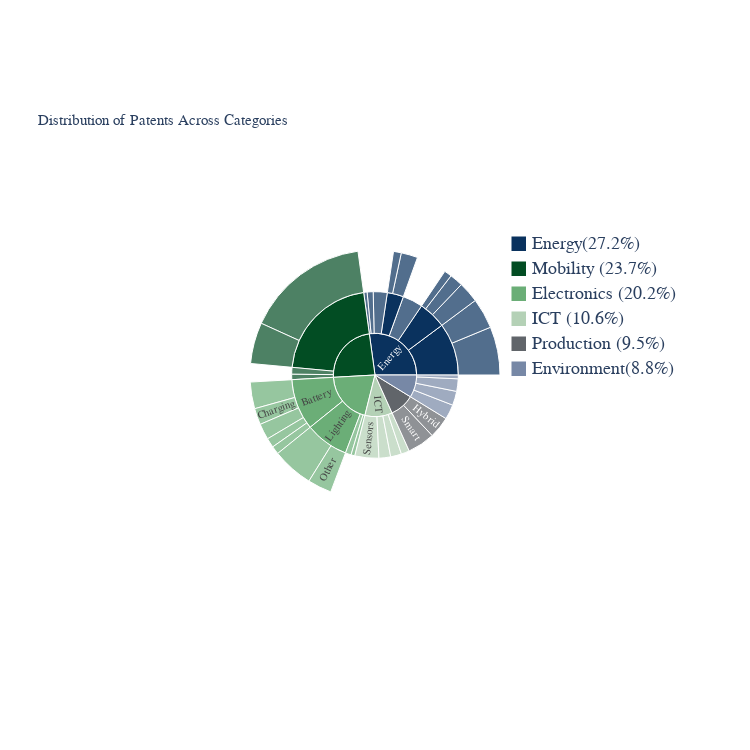

The notebook cell saved with this chart:
### Code cell
import pandas as pd
import plotly.express as px
import plotly.io as pio

# Color map including sectors, technologies, and topics
color_map = {
    
    'Energy': '#0a325e',  
    
    'Environment': '#7788a6', 
     
    'Production': '#61656a', 
    'ICT': '#b4d1b6',  
    'Electronics': '#6bae77', 
    'Mobility': '#024d23' 

}

color_map2 = {
    
    'Energy(27.2%)': '#0a325e',  
    'Mobility (23.7%)': '#024d23',
    'Electronics (20.2%)': '#6bae77', 
    'ICT (10.6%)': '#b4d1b6', 
    'Production (9.5%)': '#61656a', 
    'Environment(8.8%)': '#7788a6', 

}



# Create the sunburst chart
fig = px.sunburst(df, path=['sectors', 'technologies', 'topics'], values='patents',
                  color='sectors', hover_data=['patents'],
                  color_discrete_map=color_map,
                  #color_discrete_sequence=px.colors.qualitative.Prism,
                  title='Distribution of Patents Across Categories')

# Manually add legend elements
legend_x = 1.05  # x position for the start of the legend
legend_y = 1    # y position for the start of the legend
for i, (sector, color) in enumerate(color_map2.items()):
    fig.add_shape(type="rect",
                  x0=legend_x, y0=legend_y - i * 0.1, x1=legend_x + 0.05, y1=legend_y - i * 0.1 + 0.05,
                  line=dict(color=color),
                  fillcolor=color)
    fig.add_annotation(x=legend_x + 0.07, y=legend_y - i * 0.1 + 0.025,
                       text=sector,
                       showarrow=False,
                       xanchor='left',
                       yanchor='middle')

fig.update_layout(margin=dict(t=250, l=250, r=250, b=250), font= dict(
        family="Roboto Mono, monospace",  # Font family
        size=18
        ), 
        title_font_size= 15,
        uniformtext=dict(minsize=10, mode='hide'),
        hovermode = 'closest',
        width=750,height=750,
        showlegend=True)
fig.update_layout(
    legend_title_text='Sectors',
    legend=dict(
        title_font=dict(size=16, color='blue'),
        font=dict(size=12, color='black'),
        bgcolor='LightSteelBlue',
        bordercolor='Black',
        borderwidth=2
    )
)
fig.update_traces(insidetextorientation='radial') 
#fig.update_traces(sort=False, selector=dict(type='sunburst')) 
fig.show()
# Save the figure
pio.write_image(fig, 'sunburst_chart_legend_small.png', scale=5)  # Adjust scale for higher resolution

### Figure 1 — Plotly figure (JSON) as saved in the notebook; plotly's stock layout.template omitted (floating-point values rounded to 4 significant figures)
{"data": [{"branchvalues": "total", "customdata": [[1080, "Energy"], [168, "Energy"], [923, "Electronics"], [182, "Electronics"], [358, "Electronics"], [211, "Electronics"], [596, "Electronics"], [537, "Electronics"], [175, "Energy"], [677, "Energy"], [469, "Energy"], [546, "Energy"], [420, "Environment"], [1713, "Electronics"], [3695, "Mobility"], [229, "Mobility"], [472, "Environment"], [467, "Energy"], [725, "Production"], [127, "Environment"], [128, "Electronics"], [366, "ICT"], [114, "Energy"], [1460, "Electronics"], [1760, "Energy"], [194, "Electronics"], [181, "Mobility"], [805, "ICT"], [680, "Energy"], [298, "Energy"], [921, "Mobility"], [366, "Electronics"], [2774, "Mobility"], [371, "Energy"], [919, "Production"], [203, "Energy"], [277, "ICT"], [497, "Environment"], [933, "Energy"], [392, "ICT"], [3495, "Electronics"], [4702, "Energy"], [1516, "Environment"], [1840, "ICT"], [4105, "Mobility"], [1644, "Production"]], "domain": {"x": [0, 1], "y": [0, 1]}, "hovertemplate": "labels=%{label}<br>patents=%{customdata[0]}<br>parent=%{parent}<br>id=%{id}<br>sectors=%{customdata[1]}<extra></extra>", "ids": ["Energy/Power<br>conversion/Power<br>conversion", "Energy/Wind energy/Farm control", "Electronics/Lighting/LED lighting", "Electronics/Battery/Lithium", "Electronics/Battery/Management", "Electronics/Battery/Modular", "Electronics/Battery/Monitoring", "Electronics/Lighting/Other", "Energy/Fuel cells/Power supply", "Energy/Heat pumps", "Energy/Gas turbines", "Energy/Fuel cells", "Environment/CCS", "Electronics/Battery", "Mobility/Automotive", "Mobility/Aircrafts", "Environment/Air<br>filtering", "Energy/Wind energy/Turbine<br>monitoring", "Production/Hybrid", "Environment/Hyroponics", "Electronics/Microwave &<br>cooking", "ICT/Mobile<br>devices", "Energy/Nuclear<br>reactors", "Electronics/Lighting", "Energy/Power<br>conversion", "Electronics/Robotics", "Mobility/Ships &<br>propulsion", "ICT/Sensors", "Energy/Power<br>conversion/EV charging", "Energy/Wind energy/Drivetrains", "Mobility/Automotive/Combustion<br>engine", "Electronics/Battery/Charging", "Mobility/Automotive/Transmission", "Energy/Fuel cells/System<br>design", "Production/Smart", "Energy/Solar energy", "ICT/Touchscreens", "Environment/Waste<br>treatment", "Energy/Wind energy", "ICT/Wireless c.", "Electronics", "Energy", "Environment", "ICT", "Mobility", "Production"], "insidetextorientation": "radial", "labels": ["Power<br>conversion", "Farm control", "LED lighting", "Lithium", "Management", "Modular", "Monitoring", "Other", "Power supply", "Heat pumps", "Gas turbines", "Fuel cells", "CCS", "Battery", "Automotive", "Aircrafts", "Air<br>filtering", "Turbine<br>monitoring", "Hybrid", "Hyroponics", "Microwave &<br>cooking", "Mobile<br>devices", "Nuclear<br>reactors", "Lighting", "Power<br>conversion", "Robotics", "Ships &<br>propulsion", "Sensors", "EV charging", "Drivetrains", "Combustion<br>engine", "Charging", "Transmission", "System<br>design", "Smart", "Solar energy", "Touchscreens", "Waste<br>treatment", "Wind energy", "Wireless c.", "Electronics", "Energy", "Environment", "ICT", "Mobility", "Production"], "marker": {"colors": ["#0a325e", "#0a325e", "#6bae77", "#6bae77", "#6bae77", "#6bae77", "#6bae77", "#6bae77", "#0a325e", "#0a325e", "#0a325e", "#0a325e", "#7788a6", "#6bae77", "#024d23", "#024d23", "#7788a6", "#0a325e", "#61656a", "#7788a6", "#6bae77", "#b4d1b6", "#0a325e", "#6bae77", "#0a325e", "#6bae77", "#024d23", "#b4d1b6", "#0a325e", "#0a325e", "#024d23", "#6bae77", "#024d23", "#0a325e", "#61656a", "#0a325e", "#b4d1b6", "#7788a6", "#0a325e", "#b4d1b6", "#6bae77", "#0a325e", "#7788a6", "#b4d1b6", "#024d23", "#61656a"]}, "name": "", "parents": ["Energy/Power<br>conversion", "Energy/Wind energy", "Electronics/Lighting", "Electronics/Battery", "Electronics/Battery", "Electronics/Battery", "Electronics/Battery", "Electronics/Lighting", "Energy/Fuel cells", "Energy", "Energy", "Energy", "Environment", "Electronics", "Mobility", "Mobility", "Environment", "Energy/Wind energy", "Production", "Environment", "Electronics", "ICT", "Energy", "Electronics", "Energy", "Electronics", "Mobility", "ICT", "Energy/Power<br>conversion", "Energy/Wind energy", "Mobility/Automotive", "Electronics/Battery", "Mobility/Automotive", "Energy/Fuel cells", "Production", "Energy", "ICT", "Environment", "Energy", "ICT", "", "", "", "", "", ""], "type": "sunburst", "values": [1080, 168, 923, 182, 358, 211, 596, 537, 175, 677, 469, 546, 420, 1713, 3695, 229, 472, 467, 725, 127, 128, 366, 114, 1460, 1760, 194, 181, 805, 680, 298, 921, 366, 2774, 371, 919, 203, 277, 497, 933, 392, 3495, 4702, 1516, 1840, 4105, 1644]}], "layout": {"annotations": [{"showarrow": false, "text": "Energy(27.2%)", "x": 1.12, "xanchor": "left", "y": 1.025, "yanchor": "middle"}, {"showarrow": false, "text": "Mobility (23.7%)", "x": 1.12, "xanchor": "left", "y": 0.925, "yanchor": "middle"}, {"showarrow": false, "text": "Electronics (20.2%)", "x": 1.12, "xanchor": "left", "y": 0.825, "yanchor": "middle"}, {"showarrow": false, "text": "ICT (10.6%)", "x": 1.12, "xanchor": "left", "y": 0.725, "yanchor": "middle"}, {"showarrow": false, "text": "Production (9.5%)", "x": 1.12, "xanchor": "left", "y": 0.625, "yanchor": "middle"}, {"showarrow": false, "text": "Environment(8.8%)", "x": 1.12, "xanchor": "left", "y": 0.525, "yanchor": "middle"}], "font": {"family": "Roboto Mono, monospace", "size": 18}, "height": 750, "hovermode": "closest", "legend": {"bgcolor": "LightSteelBlue", "bordercolor": "Black", "borderwidth": 2, "font": {"color": "black", "size": 12}, "title": {"font": {"color": "blue", "size": 16}, "text": "Sectors"}, "tracegroupgap": 0}, "margin": {"b": 250, "l": 250, "r": 250, "t": 250}, "shapes": [{"fillcolor": "#0a325e", "line": {"color": "#0a325e"}, "type": "rect", "x0": 1.05, "x1": 1.1, "y0": 1, "y1": 1.05}, {"fillcolor": "#024d23", "line": {"color": "#024d23"}, "type": "rect", "x0": 1.05, "x1": 1.1, "y0": 0.9, "y1": 0.95}, {"fillcolor": "#6bae77", "line": {"color": "#6bae77"}, "type": "rect", "x0": 1.05, "x1": 1.1, "y0": 0.8, "y1": 0.85}, {"fillcolor": "#b4d1b6", "line": {"color": "#b4d1b6"}, "type": "rect", "x0": 1.05, "x1": 1.1, "y0": 0.7, "y1": 0.75}, {"fillcolor": "#61656a", "line": {"color": "#61656a"}, "type": "rect", "x0": 1.05, "x1": 1.1, "y0": 0.6, "y1": 0.65}, {"fillcolor": "#7788a6", "line": {"color": "#7788a6"}, "type": "rect", "x0": 1.05, "x1": 1.1, "y0": 0.5, "y1": 0.55}], "showlegend": true, "title": {"font": {"size": 15}, "text": "Distribution of Patents Across Categories"}, "uniformtext": {"minsize": 10, "mode": "hide"}, "width": 750}}
